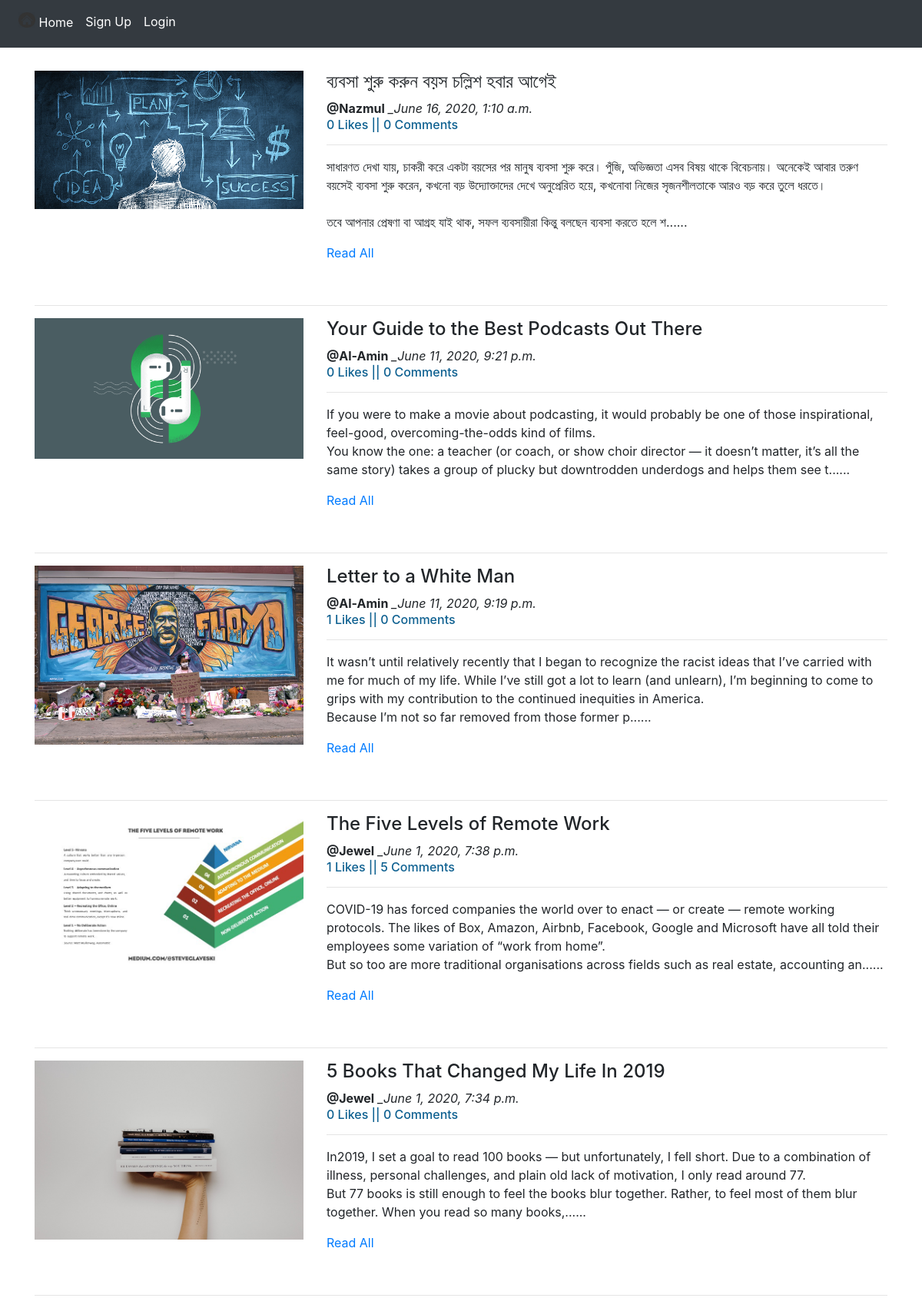
The app's page /blogs/ with its own data.
### app_blog/models.py (models this page shows, shortened)
class Blog(models.Model):
    author = models.ForeignKey(User, on_delete=models.CASCADE, related_name='post_author')
    blog_title = models.CharField(max_length=264, verbose_name="Add a Title")
    slug = models.SlugField(max_length=264, unique=True)
    blog_content = models.TextField(verbose_name="what is on your mind?")
    blog_image = models.ImageField(upload_to='blog_images', verbose_name="Blog Image")
    publish_date = models.DateTimeField(auto_now_add=True)
    update_date = models.DateTimeField(auto_now=True)
    """
    class Meta:
        ordering = ['-publish_date'] #another way of oredring by objects instead of queryset
    """

### app_blog/views.py (the view)
# urls.py: path('',views.blog_list.as_view(), name='blog_list'),
class blog_list(ListView):
    context_object_name = 'blogs'
    model = Blog
    template_name = 'app_blog/blog_list.html'
    queryset = Blog.objects.order_by('-publish_date')

### app_blog/templatetags/custom_filters.py (called while the page is built)
def range_filter(value):
    return value[0:320]+"......"

### templates/app_blog/blog_list.html (shortened to what this page needs)
{% extends 'base.html' %}
{% load custom_filters %}
{% block bodyblock %}
    {% for blog in blogs %}
        <div class="row">
            <div class="col-sm-4">
                <img src="/media/{{blog.blog_image}}" alt="{{blog.blog_title}}" title="{{blog.blog_title}}" width="100%">
            </div>
            <div class="col-sm-8">
                <h4>{{blog.blog_title}}</h4>
                <b>@{{blog.author}}</b> <i>_{{blog.publish_date}}</i>
                <h6 style="color:#0f6191">{{blog.liked_blog.count}} Likes || {{blog.blog_comments.count}} Comments</h6>
                <hr>
                <p>  {{blog.blog_content|range_filter|linebreaks}}<a href="{% url 'app_blog:blog_details' slug=blog.slug %}">Read All</a></p>
            </div>
        </div>
        <br><hr>
    {% endfor %}
{% endblock bodyblock %}

### templates/base.html (shortened to what this page needs)
<!DOCTYPE html>
<html lang="en">
<head>
  <link rel="stylesheet" href="https://maxcdn.bootstrapcdn.com/bootstrap/4.4.1/css/bootstrap.min.css">
  <link href="https://maxcdn.bootstrapcdn.com/font-awesome/4.7.0/css/font-awesome.min.css" rel="stylesheet">
</head>
<body>
    <nav class="navbar navbar-expand-sm bg-dark navbar-dark" text-align="center">
        <ul class="navbar-nav">
            <li class= "nav-item active">
                <a class="nav-link" href="{% url 'index'%}"><img src="/media/logo.png" width="22px" height="20px" style="margin-bottom:10px"> Home</a>
            </li>
            {% if user.is_authenticated %}
            <div class="nav-item dropdown">
            <a href="#" class="nav-link dropdown-toggle" id="navdrop" data-toggle="dropdown">@{{user.username}}</a>
                <div class="dropdown-menu">
                    <a class="dropdown-item" href="{% url 'app_blog:create_blog'%}">Write Blog</a>
                    <a class="dropdown-item" href="{% url 'app_blog:my_blog'%}">My Blog</a>
                    <a class="dropdown-item" href="{% url 'app_login:profile'%}">My Profile</a>
                    <br>
                    <a class="dropdown-item" href="{% url 'app_login:logout'%}">Logout</a>
                </div>
            </div>
            {% else %}
            <li class= "nav-item active">
                <a class="nav-link" href="{% url 'app_login:signup'%}">Sign Up</a>
            </li>
            <li class= "nav-item active">
                <a class="nav-link" href="{% url 'app_login:login'%}">Login</a>
            </li>
            {% endif %}
        </ul>
    </nav>
    <div class="container" style="padding-top:30px">
        {% block bodyblock %}
        {% endblock bodyblock %}
    </div>
</body>
</html>

### records on screen
Blog: blog_image (picture), blog_title "ব্যবসা শুরু করুন বয়স চল্লিশ হবার আগেই", author "Nazmul", publish_date "June 16, 2020, 1:10 a.m.", liked_blog.count "0", blog_comments.count "0", blog_content|range_filter "সাধারণত দেখা যায়, চাকরী করে একটা বয়সের পর মানুষ ব্যবসা শুরু করে। পুঁজি, অভিজ্ঞতা এসব বিষয় থাকে বিবেচনায়। অনেকেই আবার তরুণ বয়সেই ব্যবসা শুরু করেন, কখনো বড় উদ্যোক্তাদের দেখে অনুপ্রেরিত হয়ে, কখনোবা নিজের সৃজনশীলতাকে আরও বড় করে তুলে ধরতে। তবে আপনার প্রেষণা বা আগ্রহ যাই থাক, সফল ব্যবসায়ীরা কিন্তু বলছেন ব্যবসা করতে হলে শ......"
Blog: blog_image (picture), blog_title "Your Guide to the Best Podcasts Out There", author "Al-Amin", publish_date "June 11, 2020, 9:21 p.m.", liked_blog.count "0", blog_comments.count "0", blog_content|range_filter "If you were to make a movie about podcasting, it would probably be one of those inspirational, feel-good, overcoming-the-odds kind of films. You know the one: a teacher (or coach, or show choir director — it doesn’t matter, it’s all the same story) takes a group of plucky but downtrodden underdogs and helps them see t......"
Blog: blog_image (picture), blog_title "Letter to a White Man", author "Al-Amin", publish_date "June 11, 2020, 9:19 p.m.", liked_blog.count "1", blog_comments.count "0", blog_content|range_filter "It wasn’t until relatively recently that I began to recognize the racist ideas that I’ve carried with me for much of my life. While I’ve still got a lot to learn (and unlearn), I’m beginning to come to grips with my contribution to the continued inequities in America. Because I’m not so far removed from those former p......"
Blog: blog_image (picture), blog_title "The Five Levels of Remote Work", author "Jewel", publish_date "June 1, 2020, 7:38 p.m.", liked_blog.count "1", blog_comments.count "5", blog_content|range_filter "COVID-19 has forced companies the world over to enact — or create — remote working protocols. The likes of Box, Amazon, Airbnb, Facebook, Google and Microsoft have all told their employees some variation of “work from home”. But so too are more traditional organisations across fields such as real estate, accounting an......"
Blog: blog_image (picture), blog_title "5 Books That Changed My Life In 2019", author "Jewel", publish_date "June 1, 2020, 7:34 p.m.", liked_blog.count "0", blog_comments.count "0", blog_content|range_filter "In2019, I set a goal to read 100 books — but unfortunately, I fell short. Due to a combination of illness, personal challenges, and plain old lack of motivation, I only read around 77. But 77 books is still enough to feel the books blur together. Rather, to feel most of them blur together. When you read so many books,......"
